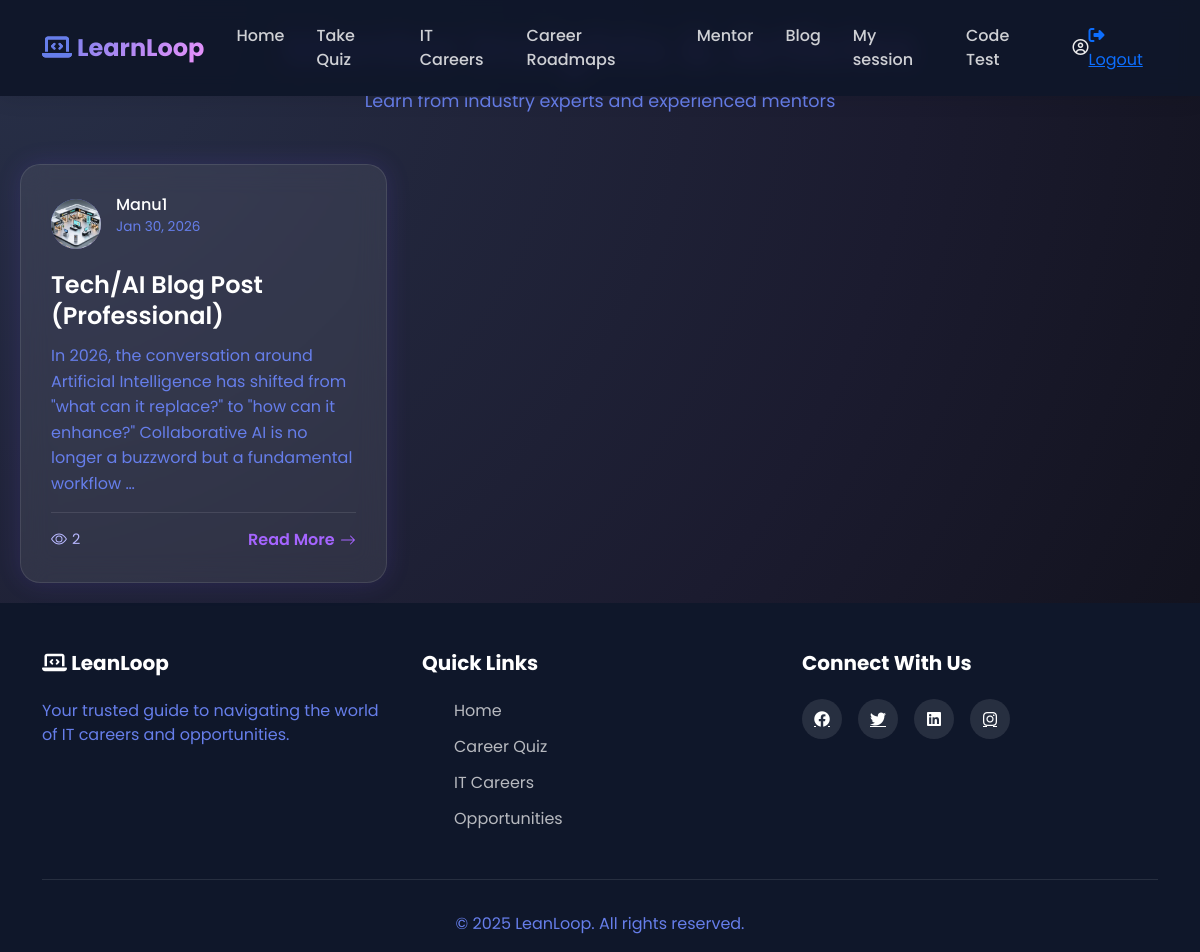
The app's page /mentor/blog/ with its own data.
### mentor/models.py (models this page shows, shortened)
class ContentContribution(models.Model):
    STATUS_CHOICES = [
        ('draft', 'Draft'),
        ('pending', 'Pending Review'),
        ('published', 'Published'),
        ('rejected', 'Rejected'),
    ]
    author = models.ForeignKey(
        CustomUser,
        on_delete=models.CASCADE,
        related_name='mentor_contributions'
    )
    title = models.CharField(max_length=200)
    body = models.TextField()
    images=models.ImageField(upload_to='contributions/images/', blank=True, null=True)
    status = models.CharField(max_length=20, choices=STATUS_CHOICES, default='draft')
    token_reward = models.IntegerField(default=0)
    views_count = models.IntegerField(default=0)
    created_at = models.DateTimeField(auto_now_add=True)
    updated_at = models.DateTimeField(auto_now=True)
    published_at = models.DateTimeField(blank=True, null=True)
    class Meta:
        verbose_name = "Content Contribution"
        verbose_name_plural = "Content Contributions"
        ordering = ['-created_at']

### accounts/models.py (models this page shows, shortened)
class CustomUser(AbstractUser):
    ROLE_CHOICES = (
        ('user', 'User'),
        ('mentor', 'Mentor'),
        ('Admin', 'Admin'),
    )
    role = models.CharField(
        max_length=10,
        choices=ROLE_CHOICES,
        default='user'
    )
    phone_regex = RegexValidator(
    regex=r'^[9876]\d{9}$',
    message="Phone number must be a 10-digit number and start with 9, 8, 7, or 6."
    )
    phone_number = models.CharField(
        max_length=10,
        blank=True,
        null=True,
        validators=[phone_regex],
        unique=True,
        help_text='Enter 10 digit phone number'
    )
    previous_experience = models.BooleanField(blank=True, null=True)
    is_approved=models.BooleanField(default=False)
    GENDER_CHOICES = [
        ('male', 'Male'),
        ('female', 'Female'),
        ('other', 'Other'),
        ('prefer_not_to_say', 'Prefer not to say'),
    ]
    gender = models.CharField(
        max_length=20,
        choices=GENDER_CHOICES,
        blank=False,
        null=False
    )
    profile_photo = models.ImageField(upload_to='mentor_photos/', blank=False, null=True)
    profession = models.CharField(max_length=100, blank=False, null=True)
    experience_years = models.PositiveIntegerField(
        null=True,
        blank=False
    )
    expertise = models.CharField(
        blank=False,
        null=True,
        max_length=100,
    )
    bio = models.CharField(
        blank=False,
        null=True,
    )
    linkedin = models.URLField(blank=True, null=True)
    portfolio = models.URLField(blank=True, null=True)
    available_days = models.JSONField(default=list)  # ["mon", "wed", "fri"]
    available_from = models.TimeField(default="09:00")
    available_to = models.TimeField(default="17:00")
    session_duration = models.CharField(
        max_length=10,
        choices=[
            ('30', '30 Minutes'),
            ('60', '60 Minutes'),
        ],null=True, blank=False
    )
    intro_video = models.FileField(upload_to="mentor_videos/", blank=True, null=True)
    created_at = models.DateTimeField(
        auto_now_add=True,
        null=True
    )

### mentor/views.py (the view)
# urls.py: path('blog/', views.blog_list, name='blog_list'),
def blog_list(request):
    blog_posts = ContentContribution.objects.filter(
        status='published'
    ).select_related('author').order_by('-created_at')
    context = {
        'blog_posts': blog_posts,
    }
    return render(request, 'mentor/blog_list.html', context)

### mentor/templates/mentor/blog_list.html (shortened to what this page needs)
{% extends 'dashboard/userbase.html' %}
{% block content %}
<div class="blog-wrapper">
    <div class="page-header">
        <h1 class="page-title">Mentor Insights & Articles</h1>
        <p class="page-subtitle">Learn from industry experts and experienced mentors</p>
    </div>
    {% if blog_posts %}
    <div class="blog-grid">
        {% for post in blog_posts %}
        <div class="blog-card" onclick="window.location.href='{% url "blog_detail" post.id %}'">
            <div class="blog-meta">
                <div class="author-avatar">
                    {% if post.author.profile_photo %}
                    <img src="{{ post.author.profile_photo.url }}" style="width: 100%; height: 100%; border-radius: 50%; object-fit: cover;">
                    {% else %}
                    {{ post.author.username.0|upper }}
                    {% endif %}
                </div>
                <div class="author-info">
                    <h5>{{ post.author.username }}</h5>
                    <p>
                        {% if post.published_at %}
                            {{ post.published_at|date:"M d, Y" }}
                        {% else %}
                            {{ post.created_at|date:"M d, Y" }}
                        {% endif %}
                    </p>
                </div>
            </div>
            <h3 class="blog-title">{{ post.title }}</h3>
            <p class="blog-excerpt">{{ post.body|truncatewords:30|striptags }}</p>
            <div class="blog-footer">
                <div class="blog-stats">
                    <span>
                        {{ post.views_count|default:0 }}
                    </span>
                </div>
                <a href="{% url 'blog_detail' post.id %}" class="read-more">
                    Read More
                    <svg width="16" height="16" fill="currentColor" viewBox="0 0 16 16">
                        <path fill-rule="evenodd" d="M1 8a.5.5 0 0 1 .5-.5h11.793l-3.147-3.146a.5.5 0 0 1 .708-.708l4 4a.5.5 0 0 1 0 .708l-4 4a.5.5 0 0 1-.708-.708L13.293 8.5H1.5A.5.5 0 0 1 1 8z"/>
                    </svg>
                </a>
            </div>
        </div>
        {% endfor %}
    </div>
    {% else %}
    <div class="empty-state">
        <h3>📝 No articles published yet</h3>
        <p>Mentors haven't published any blog posts yet. Check back soon!</p>
    </div>
    {% endif %}
</div>
{% endblock %}

### static/css/userpage.css (style rules this page uses)
* { margin: 0; padding: 0; box-sizing: border-box; }
:root { --primary-color: #667eea; --secondary-color: #764ba2; --accent-color: #f093fb; --dark-bg: #0f172a; --light-bg: #f8f9fa; --text-dark: #1e293b; --text-light: #ffffff; --card-bg: #ffffff; --shadow: 0 10px 30px rgba(0, 0, 0, 0.1); --shadow-hover: 0 20px 60px rgba(0, 0, 0, 0.2); }
body { font-family: 'Poppins', sans-serif; color: var(--text-dark); overflow-x: hidden; background: var(--light-bg); }
html { scroll-behavior: smooth; }
.navbar-brand i,p { -webkit-text-fill-color: var(--primary-color); }

### mentor/templates/mentor/blog_list.html (style rules this page uses)
* { margin: 0; padding: 0; box-sizing: border-box; }
body { font-family: "Poppins", "Inter", sans-serif; background: radial-gradient(circle at top left, #283048, #1b1b2f 60%, #0f0f17); color: #eaeaea; min-height: 100vh; }
.blog-wrapper { max-width: 1200px; margin: 0 auto; padding: 20px; }
.page-header { text-align: center; margin-bottom: 50px; }
.page-title { font-size: 3rem; font-weight: 700; background: linear-gradient(90deg, #6a5cff, #c763ff); -webkit-background-clip: text; -webkit-text-fill-color: transparent; margin-bottom: 10px; }
.page-subtitle { font-size: 1.1rem; color: #b8b8ff; }
.blog-grid { display: grid; grid-template-columns: repeat(auto-fill, minmax(350px, 1fr)); gap: 30px; }
.blog-card { backdrop-filter: blur(14px); background: rgba(255, 255, 255, 0.08); border-radius: 20px; padding: 30px; border: 1px solid rgba(255, 255, 255, 0.1); box-shadow: 0 0 25px rgba(120, 80, 255, 0.15); transition: 0.3s ease; cursor: pointer; }
.blog-meta { display: flex; align-items: center; gap: 15px; margin-bottom: 15px; }
.author-avatar { width: 50px; height: 50px; border-radius: 50%; background: linear-gradient(135deg, #667eea 0%, #764ba2 100%); display: flex; align-items: center; justify-content: center; font-weight: 700; font-size: 1.2rem; color: white; flex-shrink: 0; }
.author-info h5 { color: #ffffff; font-size: 1rem; margin-bottom: 3px; }
.author-info p { color: #b8b8ff; font-size: 0.85rem; }
.blog-title { font-size: 1.5rem; font-weight: 600; color: #ffffff; margin-bottom: 12px; line-height: 1.3; }
.blog-excerpt { color: #d7d7d7; line-height: 1.6; margin-bottom: 15px; }
.blog-footer { display: flex; justify-content: space-between; align-items: center; padding-top: 15px; border-top: 1px solid rgba(255,255,255,0.1); }
.blog-stats { display: flex; gap: 15px; font-size: 0.9rem; color: #b8b8ff; }
.blog-stats span { display: flex; align-items: center; gap: 5px; }
.read-more { color: #a565ff; text-decoration: none; font-weight: 600; display: flex; align-items: center; gap: 5px; transition: 0.2s; }

### records on screen
ContentContribution: author.profile_photo (picture), author.username "Manu1", published_at "Jan 30, 2026", title "Tech/AI Blog Post (Professional)", body "In 2026, the conversation around Artificial Intelligence has shifted from \"what can it replace?\" to \"how can it enhance?\" Collaborative AI is no longer a buzzword but a fundamental workflow …", views_count "2"
